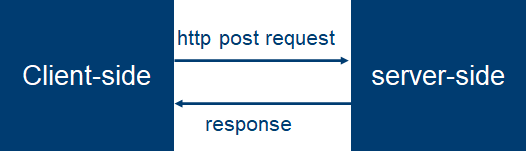
#> input picture media/02849905817820bd1ccb2f929176f385.png, 526 x 151 px
$ python image_w.py ../../../../media/02849905817820bd1ccb2f929176f385.png out.png
#> lines starting #> are read from the running program, lines starting #| are printed output that depends on the picture
#!/usr/bin/env python3

import sys
from PIL import Image, ExifTags

img = Image.open(sys.argv[1])
#> img is the input picture: PIL image 526x151 RGBA; mean R, G, B, A 84.2, 124.2, 159.7, 255

exif = img.info.get('exif', None)

width, height = img.size
#> width = 526; height = 151

if (width < height):
    l = width
else:
    l = height
#> l = 151

left = (width - l)/2
#> left = 187.5
top = (height - l)/2
#> top = 0
right = (width + l)/2
#> right = 338.5
bottom = (height + l)/2
#> bottom = 151

img = img.crop((left, top, right, bottom))
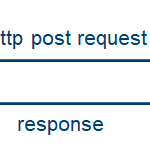
#> img: PIL image 150x151 RGBA; mean R, G, B, A 233.5, 238.4, 242.9, 255
img = img.resize((200, 200))
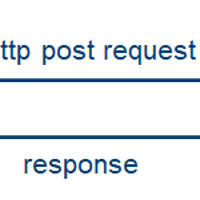
#> img: PIL image 200x200 RGBA; mean R, G, B, A 233.3, 238, 242.6, 255

if exif:
    img.save(sys.argv[2], exif=exif)
else:
    img.save(sys.argv[2])
